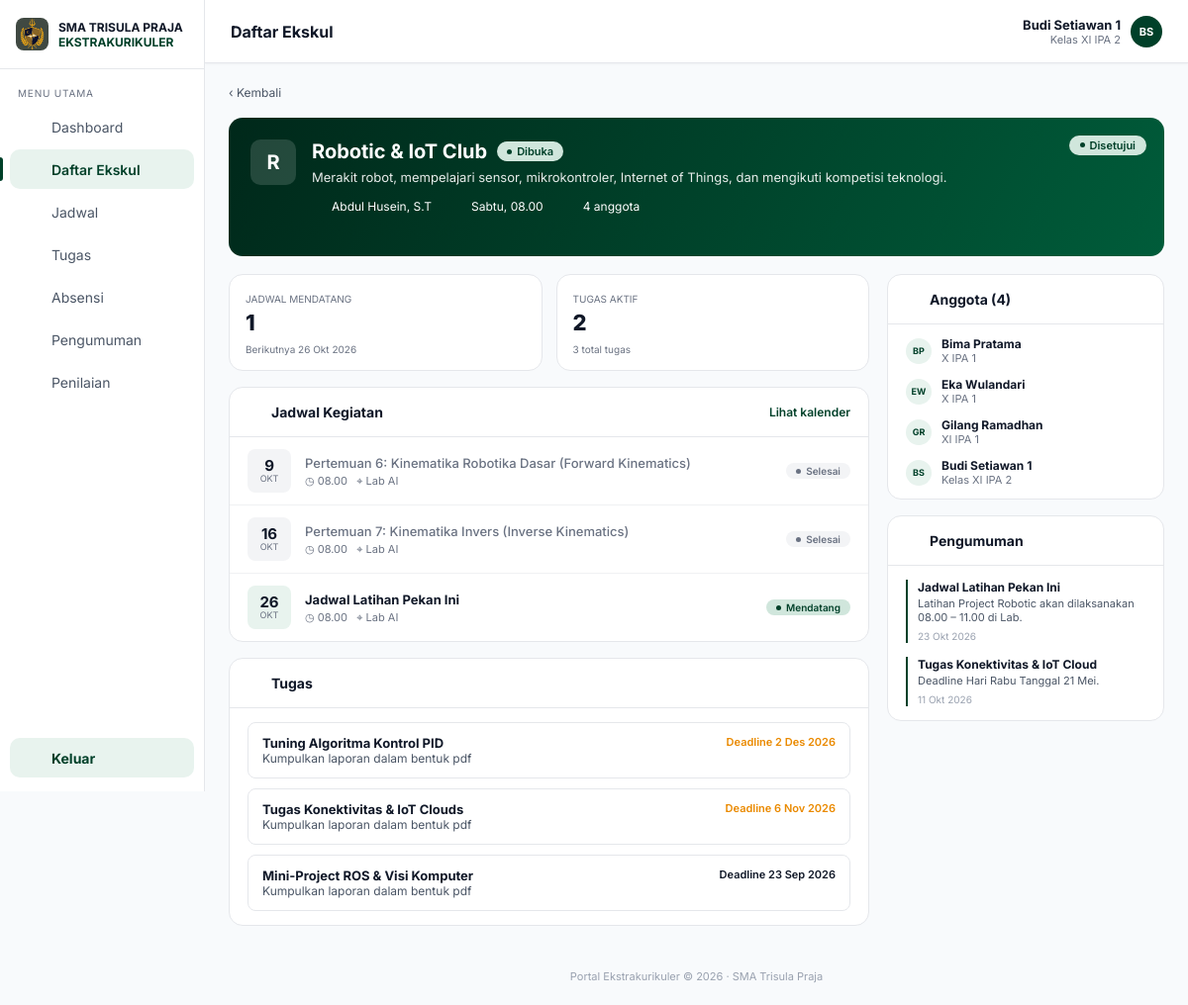
The app's page /portal-trisula/ekskul_detail.php?id=1 (signed in) with its own data.
### tables this page shows
CREATE TABLE `users` (
  `id` int UNSIGNED NOT NULL,
  `username` varchar(50) NOT NULL,
  `password` varchar(255) NOT NULL,
  `nama` varchar(100) NOT NULL,
  `role` enum('siswa','pembimbing') NOT NULL DEFAULT 'siswa',
  `nis` varchar(20) DEFAULT NULL,
  `angkatan` year DEFAULT NULL,
  `kelas` varchar(30) DEFAULT NULL,
  `created_at` timestamp NULL DEFAULT CURRENT_TIMESTAMP
);

CREATE TABLE `ekskul` (
  `id` int UNSIGNED NOT NULL,
  `nama` varchar(100) NOT NULL,
  `deskripsi` varchar(255) NOT NULL,
  `pembimbing` varchar(100) NOT NULL,
  `pembimbing_id` int UNSIGNED DEFAULT NULL,
  `hari` enum('Senin','Selasa','Rabu','Kamis','Jumat','Sabtu','Minggu') NOT NULL,
  `jam_mulai` time NOT NULL,
  `jam_selesai` time NOT NULL,
  `kuota` smallint UNSIGNED NOT NULL
);

CREATE TABLE `pertemuan` (
  `id` int UNSIGNED NOT NULL,
  `ekskul_id` int UNSIGNED NOT NULL,
  `judul` varchar(150) NOT NULL,
  `tanggal` date NOT NULL,
  `jam` time NOT NULL,
  `lokasi` varchar(80) NOT NULL
);

CREATE TABLE `ekskul_tugas` (
  `id` int UNSIGNED NOT NULL,
  `ekskul_id` int UNSIGNED NOT NULL,
  `judul` varchar(150) NOT NULL,
  `keterangan` varchar(255) NOT NULL,
  `deadline` date NOT NULL
);

CREATE TABLE `ekskul_pengumuman` (
  `id` int UNSIGNED NOT NULL,
  `ekskul_id` int UNSIGNED NOT NULL,
  `judul` varchar(150) NOT NULL,
  `isi` varchar(255) NOT NULL,
  `tanggal` date NOT NULL
);

### portal-trisula/includes/auth.php (called while the page is built, shortened)
<?php
function e(?string $v): string
{
    return htmlspecialchars($v ?? '', ENT_QUOTES, 'UTF-8');
}
function is_logged_in(): bool
{
    return isset($_SESSION['user']);
}
function require_role(string $role): array
{
    return $_SESSION['user'];
}

### portal-trisula/ekskul_detail.php (the view, shortened to what this page needs)
<?php
require __DIR__ . '/config/database.php';
require __DIR__ . '/includes/auth.php';
require __DIR__ . '/includes/siswa_layout.php';
require __DIR__ . '/includes/ekskul.php';
$session = require_role('siswa');
$pdo     = db();
$user    = load_user($pdo, (int) $session['id']);
$id     = (int) ($_GET['id'] ?? $_POST['id'] ?? 0);
$ekskul = find_ekskul($pdo, $id);
$daftar = $ekskul ? find_pendaftaran($pdo, (int) $user['id'], $id) : null;
$today = date('Y-m-d');
$st = $pdo->prepare('SELECT * FROM pertemuan WHERE ekskul_id = ? ORDER BY tanggal');
$st->execute([$id]);
$pertemuan = $st->fetchAll();
$mendatang = array_values(array_filter($pertemuan, fn ($p) => $p['tanggal'] >= $today));
$st = $pdo->prepare('SELECT * FROM ekskul_tugas WHERE ekskul_id = ? ORDER BY deadline DESC');
$st->execute([$id]);
$tugas      = $st->fetchAll();
$tugasAktif = count(array_filter($tugas, fn ($t) => $t['deadline'] >= $today));
$st = $pdo->prepare("SELECT u.nama, u.kelas FROM pendaftaran p JOIN users u ON u.id = p.siswa_id
                     WHERE p.ekskul_id = ? AND p.status = 'disetujui' ORDER BY p.id LIMIT 12");
$st->execute([$id]);
$anggota = $st->fetchAll();
$st = $pdo->prepare('SELECT * FROM ekskul_pengumuman WHERE ekskul_id = ? ORDER BY tanggal DESC LIMIT 5');
$st->execute([$id]);
$pengumuman = $st->fetchAll();
siswa_header('Daftar Ekskul', 'ekskul', $user);
?>
<a href="daftar_ekskul.php" class="back">‹ Kembali</a>
<section class="hero-e">
    <div class="hero-main">
        <span class="hero-letter"><?= e(mb_strtoupper(mb_substr($ekskul['nama'], 0, 1))) ?></span>
        <div>
            <h2><?= e($ekskul['nama']) ?> <span class="badge"><i></i>Dibuka</span></h2>
            <p><?= e($ekskul['deskripsi']) ?></p>
            <div class="hero-meta">
                <span><?= icon('absensi') ?> <?= e($ekskul['pembimbing']) ?></span>
                <span><?= icon('jadwal') ?> <?= e($ekskul['hari'] . ', ' . jam_fmt($ekskul['jam_mulai'])) ?></span>
                <span><?= icon('ekskul') ?> <?= (int) $ekskul['terisi'] ?> anggota</span>
            </div>
        </div>
    </div>
    <div class="hero-status"><?= status_pill($daftar['status']) ?></div>
</section>
<div class="detail-grid">
    <div class="col">
        <div class="mini-stats">
            <article class="stat"><small>JADWAL MENDATANG</small><strong style="color:#101828"><?= count($mendatang) ?></strong>
                <small><?= $mendatang ? 'Berikutnya ' . e(tanggal_id($mendatang[0]['tanggal'])) : 'Belum ada jadwal' ?></small></article>
            <article class="stat"><small>TUGAS AKTIF</small><strong style="color:#101828"><?= $tugasAktif ?></strong>
                <small><?= count($tugas) ?> total tugas</small></article>
        </div>
        <article class="panel">
            <header class="panel-head"><h3><?= icon('jadwal') ?> Jadwal Kegiatan</h3><a href="#">Lihat kalender</a></header>
            <?php foreach ($pertemuan as $p): $lewat = $p['tanggal'] < $today; ?>
                <div class="meet <?= $lewat ? 'past' : '' ?>">
                    <div class="datebox"><b><?= e(date('j', strtotime($p['tanggal']))) ?></b><small><?= e(bulan_pendek($p['tanggal'])) ?></small></div>
                    <div><h4><?= e($p['judul']) ?></h4><small>◷ <?= e(jam_fmt($p['jam'])) ?> &nbsp; ⌖ <?= e($p['lokasi']) ?></small></div>
                    <span class="tag <?= $lewat ? 'tag-done' : 'tag-next' ?>"><i></i><?= $lewat ? 'Selesai' : 'Mendatang' ?></span>
                </div>
            <?php endforeach; ?>
        </article>
        <article class="panel">
            <header class="panel-head"><h3><?= icon('tugas') ?> Tugas</h3></header>
            <div class="task-list">
                <?php foreach ($tugas as $t): $lewat = $t['deadline'] < $today; ?>
                    <div class="task">
                        <div><h4><?= e($t['judul']) ?></h4><p><?= e($t['keterangan']) ?></p></div>
                        <small class="<?= $lewat ? '' : 'txt-wait' ?>">Deadline <?= e(tanggal_id($t['deadline'])) ?></small>
                    </div>
                <?php endforeach; ?>
            </div>
        </article>
    </div>
    <div class="col">
        <article class="panel">
            <header class="panel-head"><h3><?= icon('absensi') ?> Anggota (<?= count($anggota) ?>)</h3></header>
            <div class="members">
                <?php foreach ($anggota as $a): ?>
                    <div class="member">
                        <span class="avatar sm" style="background:#e8f3ee;color:#004029"><?= e(initials($a['nama'])) ?></span>
                        <div><b><?= e($a['nama']) ?></b><small><?= e((string) $a['kelas']) ?></small></div>
                    </div>
                <?php endforeach; ?>
            </div>
        </article>
        <article class="panel">
            <header class="panel-head"><h3><?= icon('pengumuman') ?> Pengumuman</h3></header>
            <div class="ann-list">
                <?php foreach ($pengumuman as $a): ?>
                    <div class="ann"><h4><?= e($a['judul']) ?></h4><p><?= e($a['isi']) ?></p><small><?= e(tanggal_id($a['tanggal'])) ?></small></div>
                <?php endforeach; ?>
            </div>
        </article>
    </div>
</div>
<?php siswa_footer();

### portal-trisula/includes/siswa_layout.php (shortened to what this page needs)
<?php
function icon(string $name): string
{
    $p = [
        'dashboard'  => '<rect x="3" y="3" width="7" height="7" rx="1"/><rect x="14" y="3" width="7" height="7" rx="1"/><rect x="3" y="14" width="7" height="7" rx="1"/><rect x="14" y="14" width="7" height="7" rx="1"/>',
        'ekskul'     => '<path d="M8 6h13M8 12h13M8 18h13"/><circle cx="4" cy="6" r="1"/><circle cx="4" cy="12" r="1"/><circle cx="4" cy="18" r="1"/>',
        'jadwal'     => '<rect x="3" y="5" width="18" height="16" rx="2"/><path d="M3 10h18M8 3v4M16 3v4"/>',
        'tugas'      => '<rect x="5" y="4" width="14" height="17" rx="2"/><path d="M9 4h6v3H9zM9 12h6M9 16h6"/>',
        'absensi'    => '<circle cx="12" cy="8" r="4"/><path d="M4 21a8 8 0 0 1 16 0"/>',
        'pengumuman' => '<rect x="3" y="7" width="18" height="12" rx="2"/><path d="M9 7V5h6v2"/>',
        'penilaian'  => '<path d="M6 20V10M12 20V4M18 20v-7"/>',
        'keluar'     => '<path d="M9 21H5a2 2 0 0 1-2-2V5a2 2 0 0 1 2-2h4M16 17l5-5-5-5M21 12H9"/>',
    ];
    return '<svg viewBox="0 0 24 24" width="20" height="20" fill="none" stroke="currentColor" stroke-width="1.8" stroke-linecap="round" stroke-linejoin="round" aria-hidden="true">' . ($p[$name] ?? '') . '</svg>';
}
function initials(string $nama): string
{
    $nama  = trim(explode(',', $nama)[0]);
    $parts = preg_split('/\s+/', $nama) ?: [];
    $out   = '';
    foreach (array_slice($parts, 0, 2) as $w) {
        $out .= mb_strtoupper(mb_substr($w, 0, 1));
    }
    return $out;
}
function siswa_header(string $title, string $active, array $user): void
{
    $menu = [
        'dashboard'  => ['Dashboard',    'dashboard_siswa.php'],
        'ekskul'     => ['Daftar Ekskul', 'daftar_ekskul.php'],
        'jadwal'     => ['Jadwal',       'jadwal.php'],
        'tugas'      => ['Tugas',        'tugas.php'],
        'absensi'    => ['Absensi',      'absensi.php'],
        'pengumuman' => ['Pengumuman',   'pengumuman.php'],
        'penilaian'  => ['Penilaian',    'penilaian.php'],
    ];
    ?>
<!DOCTYPE html>
<html lang="id">
<head>
    <link rel="stylesheet" href="assets/css/dashboard.css">
</head>
<body class="app">
<aside class="sidebar">
    <div class="brand">
        <img src="assets/img/logo.png" alt="" onerror="this.style.visibility='hidden'">
        <div><b>SMA TRISULA PRAJA</b><span>EKSTRAKURIKULER</span></div>
    </div>
    <p class="menu-label">MENU UTAMA</p>
    <nav>
        <?php foreach ($menu as $key => [$label, $href]): ?>
            <a href="<?= e($href) ?>" class="<?= $key === $active ? 'active' : '' ?>">
                <?= icon($key) ?> <span><?= e($label) ?></span>
            </a>
        <?php endforeach; ?>
    </nav>
    <a href="logout.php" class="logout"><?= icon('keluar') ?> <span>Keluar</span></a>
</aside>
<div class="content">
    <header class="top">
        <h1><?= e($title) ?></h1>
        <a href="profil.php" class="who" style="text-decoration:none;color:inherit">
            <span class="avatar" style="background:#004029"><?= e(initials($user['nama'])) ?></span>
            <div><b><?= e($user['nama']) ?></b><small><?= e($user['kelas'] ?? '') ?></small></div>
        </a>
    </header>
    <main class="page">
<?php
}
function siswa_footer(): void
{
    ?>
    </main>
    <footer class="foot">Portal Ekstrakurikuler © <?= date('Y') ?> · SMA Trisula Praja</footer>
</div>
</body>
</html>
<?php
}

### records on screen
users: nama "BS", nama "Budi Setiawan 1", kelas "Kelas XI IPA 2"
ekskul: nama "R", nama "Robotic & IoT Club", deskripsi "Merakit robot, mempelajari sensor, mikrokontroler, Internet of Things, dan mengikuti kompetisi teknologi.", pembimbing "Abdul Husein, S.T", hari+jam_mulai "Sabtu, 08.00"
pertemuan: tanggal "26 Okt 2026", tanggal "26", tanggal "OKT", judul "Jadwal Latihan Pekan Ini", jam "08.00", lokasi "Lab AI", shows "Mendatang"
pertemuan: tanggal "9", tanggal "OKT", judul "Pertemuan 6: Kinematika Robotika Dasar (Forward Kinematics)", jam "08.00", lokasi "Lab AI", shows "Selesai"
pertemuan: tanggal "16", tanggal "OKT", judul "Pertemuan 7: Kinematika Invers (Inverse Kinematics)", jam "08.00", lokasi "Lab AI", shows "Selesai"
ekskul_tugas: judul "Tuning Algoritma Kontrol PID", keterangan "Kumpulkan laporan dalam bentuk pdf", deadline "2 Des 2026"
ekskul_tugas: judul "Tugas Konektivitas & IoT Clouds", keterangan "Kumpulkan laporan dalam bentuk pdf", deadline "6 Nov 2026"
ekskul_tugas: judul "Mini-Project ROS & Visi Komputer", keterangan "Kumpulkan laporan dalam bentuk pdf", deadline "23 Sep 2026"
users: nama "BP", nama "Bima Pratama", kelas "X IPA 1"
users: nama "EW", nama "Eka Wulandari", kelas "X IPA 1"
users: nama "GR", nama "Gilang Ramadhan", kelas "XI IPA 1"
ekskul_pengumuman: judul "Jadwal Latihan Pekan Ini", isi "Latihan Project Robotic akan dilaksanakan 08.00 – 11.00 di Lab.", tanggal "23 Okt 2026"
ekskul_pengumuman: judul "Tugas Konektivitas & IoT Cloud", isi "Deadline Hari Rabu Tanggal 21 Mei.", tanggal "11 Okt 2026"

### other values on screen
$label "Dashboard"
$label "Daftar Ekskul"
$label "Jadwal"
$label "Tugas"
$label "Absensi"
$label "Pengumuman"
$label "Penilaian"
$title "Daftar Ekskul"
$ekskul['terisi'] "4"
$label "Disetujui"
count($mendatang) "1"
$tugasAktif "2"
count($tugas) "3"
count($anggota) "4"
